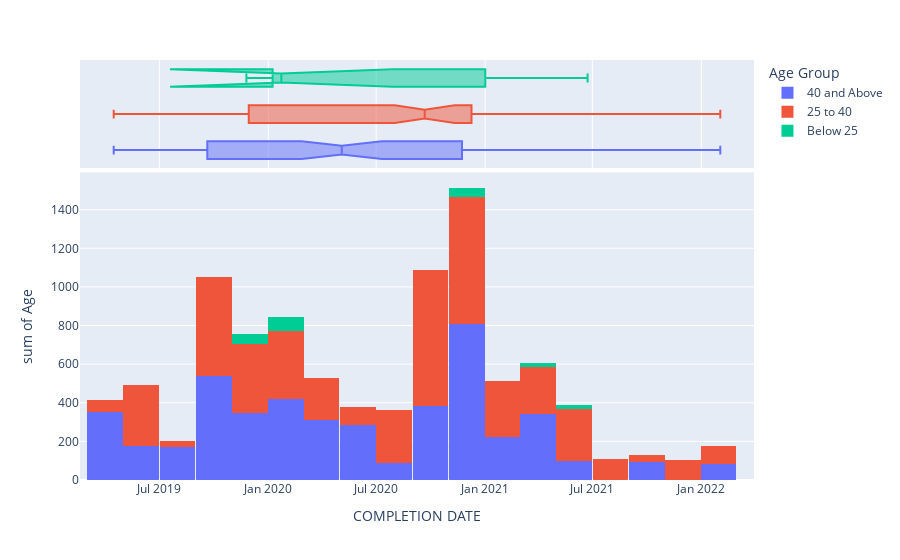

The notebook cell this image was saved under:
### Code cell
import plotly.express as px
fig = px.histogram(df, x="COMPLETION DATE", y="Age", color="Age Group",
                   marginal="box", # or violin, rug
                   hover_data=df.columns)
fig.show()

### Figure 1 — Plotly figure (JSON) as saved in the notebook; plotly's stock layout.template omitted (floating-point values rounded to 4 significant figures; data arrays with more than 128 entries replaced by an {"elided": "..."} marker saying what was removed)
{"data": [{"alignmentgroup": "True", "bingroup": "x", "histfunc": "sum", "hovertemplate": "Age Group=40 and Above<br>COMPLETION DATE=%{x}<br>sum of Age=%{y}<extra></extra>", "legendgroup": "40 and Above", "marker": {"color": "#636efa", "pattern": {"shape": ""}}, "name": "40 and Above", "offsetgroup": "40 and Above", "orientation": "v", "showlegend": true, "type": "histogram", "x": ["2021-04-06", "2021-04-06", "2021-06-09", "2021-10-05", "2021-10-05", "2022-02-02", "2022-02-02", "2020-04-07", "2020-04-07", "2020-04-07", "2020-06-06", "2020-06-06", "2020-06-06", "2020-06-06", "2020-10-08", "2020-10-08", "2020-10-08", "2020-12-09", "2020-12-09", "2020-12-09", "2021-02-04", "2021-02-04", "2021-02-04", "2021-03-05", "2021-06-23", "2020-01-23", "2020-01-23", "2020-05-04", "2020-05-04", "2019-11-25", "2020-09-21", "2020-09-21", "2020-09-21", "2020-11-20", "2020-11-20", "2020-11-20", "2020-11-20", "2020-11-20", "2020-11-20", "2020-11-23", "2020-11-23", "2020-11-23", "2020-11-23", "2020-11-23", "2020-11-23", "2020-11-23", "2019-04-15", "2019-04-15", "2019-04-15", "2019-04-15", "2019-04-15", "2019-04-15", "2019-04-15", "2019-05-07", "2019-05-07", "2019-05-07", "2019-05-07", "2019-09-20", "2019-09-20", "2019-09-20", "2019-09-20", "2019-09-20", "2019-09-20", "2019-09-20", "2019-09-20", "2019-09-20", "2019-09-20", "2019-11-22", "2019-11-22", "2019-11-22", "2019-11-22", "2019-11-22", "2019-11-22", "2020-01-17", "2021-04-29", "2021-04-29", "2021-02-20", "2020-09-19", "2020-03-19", "2020-03-19", "2020-03-19", "2020-01-04", "2020-01-04", "2020-01-04", "2020-01-04", "2019-09-07", "2019-07-03", "2019-07-03", "2021-04-29", "2021-04-29", "2021-02-20", "2020-09-19", "2020-07-09", "2020-07-09", "2020-03-19", "2020-01-04", "2020-01-04", "2019-07-03", "2019-07-03"], "xaxis": "x", "y": [46, 58, 43, 48, 46, 44, 41, 42, 44, 48, 55, 44, 44, 48, 51, 54, 50, 55, 46, 51, 46, 48, 44, 50, 54, 43, 56, 44, 48, 45, 47, 50, 43, 54, 55, 54, 47, 53, 63, 46, 51, 50, 45, 44, 50, 46, 54, 41, 61, 56, 53, 41, 44, 43, 42, 51, 41, 59, 52, 47, 42, 50, 56, 50, 46, 45, 42, 57, 59, 59, 41, 45, 42, 42, 53, 42, 42, 41, 41, 41, 50, 48, 41, 46, 54, 51, 46, 42, 50, 42, 45, 47, 42, 44, 44, 51, 41, 42, 41], "yaxis": "y"}, {"alignmentgroup": "True", "customdata": {"elided": "99x23 mixed values"}, "hovertemplate": "Age Group=%{customdata[22]}<br>COMPLETION DATE=%{x}<br>STUDENT ID=%{customdata[0]}<br>SALUTATION=%{customdata[1]}<br>GENDER=%{customdata[2]}<br>NATIONALITY=%{customdata[3]}<br>DOB=%{customdata[4]}<br>HIGHEST QUALIFICATION=%{customdata[5]}<br>NAME OF QUALIFICATION AND INSTITUTION=%{customdata[6]}<br>DATE ATTAINED HIGHEST QUALIFICATION=%{customdata[7]}<br>DESIGNATION=%{customdata[8]}<br>INTAKE NO=%{customdata[9]}<br>COMMENCEMENT DATE=%{customdata[10]}<br>FULL-TIME OR PART-TIME=%{customdata[11]}<br>COURSE FUNDING=%{customdata[12]}<br>REGISTRATION FEE=%{customdata[13]}<br>PAYMENT MODE=%{customdata[14]}<br>COURSE FEE=%{customdata[15]}<br>GPA=%{customdata[16]}<br>CITIZENSHIP_STATUS=%{customdata[17]}<br>date_diff=%{customdata[18]}<br>COURSE=%{customdata[19]}<br>GPA Category=%{customdata[20]}<br>Job Category=%{customdata[21]}<extra></extra>", "legendgroup": "40 and Above", "marker": {"color": "#636efa"}, "name": "40 and Above", "notched": true, "offsetgroup": "40 and Above", "showlegend": false, "type": "box", "x": ["2021-04-06", "2021-04-06", "2021-06-09", "2021-10-05", "2021-10-05", "2022-02-02", "2022-02-02", "2020-04-07", "2020-04-07", "2020-04-07", "2020-06-06", "2020-06-06", "2020-06-06", "2020-06-06", "2020-10-08", "2020-10-08", "2020-10-08", "2020-12-09", "2020-12-09", "2020-12-09", "2021-02-04", "2021-02-04", "2021-02-04", "2021-03-05", "2021-06-23", "2020-01-23", "2020-01-23", "2020-05-04", "2020-05-04", "2019-11-25", "2020-09-21", "2020-09-21", "2020-09-21", "2020-11-20", "2020-11-20", "2020-11-20", "2020-11-20", "2020-11-20", "2020-11-20", "2020-11-23", "2020-11-23", "2020-11-23", "2020-11-23", "2020-11-23", "2020-11-23", "2020-11-23", "2019-04-15", "2019-04-15", "2019-04-15", "2019-04-15", "2019-04-15", "2019-04-15", "2019-04-15", "2019-05-07", "2019-05-07", "2019-05-07", "2019-05-07", "2019-09-20", "2019-09-20", "2019-09-20", "2019-09-20", "2019-09-20", "2019-09-20", "2019-09-20", "2019-09-20", "2019-09-20", "2019-09-20", "2019-11-22", "2019-11-22", "2019-11-22", "2019-11-22", "2019-11-22", "2019-11-22", "2020-01-17", "2021-04-29", "2021-04-29", "2021-02-20", "2020-09-19", "2020-03-19", "2020-03-19", "2020-03-19", "2020-01-04", "2020-01-04", "2020-01-04", "2020-01-04", "2019-09-07", "2019-07-03", "2019-07-03", "2021-04-29", "2021-04-29", "2021-02-20", "2020-09-19", "2020-07-09", "2020-07-09", "2020-03-19", "2020-01-04", "2020-01-04", "2019-07-03", "2019-07-03"], "xaxis": "x2", "yaxis": "y2"}, {"alignmentgroup": "True", "bingroup": "x", "histfunc": "sum", "hovertemplate": "Age Group=25 to 40<br>COMPLETION DATE=%{x}<br>sum of Age=%{y}<extra></extra>", "legendgroup": "25 to 40", "marker": {"color": "#EF553B", "pattern": {"shape": ""}}, "name": "25 to 40", "offsetgroup": "25 to 40", "orientation": "v", "showlegend": true, "type": "histogram", "x": {"elided": "136 str values"}, "xaxis": "x", "y": {"elided": "136 int values"}, "yaxis": "y"}, {"alignmentgroup": "True", "customdata": {"elided": "136x23 mixed values"}, "hovertemplate": "Age Group=%{customdata[22]}<br>COMPLETION DATE=%{x}<br>STUDENT ID=%{customdata[0]}<br>SALUTATION=%{customdata[1]}<br>GENDER=%{customdata[2]}<br>NATIONALITY=%{customdata[3]}<br>DOB=%{customdata[4]}<br>HIGHEST QUALIFICATION=%{customdata[5]}<br>NAME OF QUALIFICATION AND INSTITUTION=%{customdata[6]}<br>DATE ATTAINED HIGHEST QUALIFICATION=%{customdata[7]}<br>DESIGNATION=%{customdata[8]}<br>INTAKE NO=%{customdata[9]}<br>COMMENCEMENT DATE=%{customdata[10]}<br>FULL-TIME OR PART-TIME=%{customdata[11]}<br>COURSE FUNDING=%{customdata[12]}<br>REGISTRATION FEE=%{customdata[13]}<br>PAYMENT MODE=%{customdata[14]}<br>COURSE FEE=%{customdata[15]}<br>GPA=%{customdata[16]}<br>CITIZENSHIP_STATUS=%{customdata[17]}<br>date_diff=%{customdata[18]}<br>COURSE=%{customdata[19]}<br>GPA Category=%{customdata[20]}<br>Job Category=%{customdata[21]}<extra></extra>", "legendgroup": "25 to 40", "marker": {"color": "#EF553B"}, "name": "25 to 40", "notched": true, "offsetgroup": "25 to 40", "showlegend": false, "type": "box", "x": {"elided": "136 str values"}, "xaxis": "x2", "yaxis": "y2"}, {"alignmentgroup": "True", "bingroup": "x", "histfunc": "sum", "hovertemplate": "Age Group=Below 25<br>COMPLETION DATE=%{x}<br>sum of Age=%{y}<extra></extra>", "legendgroup": "Below 25", "marker": {"color": "#00cc96", "pattern": {"shape": ""}}, "name": "Below 25", "offsetgroup": "Below 25", "orientation": "v", "showlegend": true, "type": "histogram", "x": ["2021-06-23", "2020-01-23", "2020-01-23", "2020-01-23", "2019-11-25", "2019-11-25", "2020-11-23", "2020-11-23", "2021-04-29"], "xaxis": "x", "y": [22, 24, 25, 22, 25, 25, 24, 25, 25], "yaxis": "y"}, {"alignmentgroup": "True", "customdata": {"elided": "9x23 mixed values"}, "hovertemplate": "Age Group=%{customdata[22]}<br>COMPLETION DATE=%{x}<br>STUDENT ID=%{customdata[0]}<br>SALUTATION=%{customdata[1]}<br>GENDER=%{customdata[2]}<br>NATIONALITY=%{customdata[3]}<br>DOB=%{customdata[4]}<br>HIGHEST QUALIFICATION=%{customdata[5]}<br>NAME OF QUALIFICATION AND INSTITUTION=%{customdata[6]}<br>DATE ATTAINED HIGHEST QUALIFICATION=%{customdata[7]}<br>DESIGNATION=%{customdata[8]}<br>INTAKE NO=%{customdata[9]}<br>COMMENCEMENT DATE=%{customdata[10]}<br>FULL-TIME OR PART-TIME=%{customdata[11]}<br>COURSE FUNDING=%{customdata[12]}<br>REGISTRATION FEE=%{customdata[13]}<br>PAYMENT MODE=%{customdata[14]}<br>COURSE FEE=%{customdata[15]}<br>GPA=%{customdata[16]}<br>CITIZENSHIP_STATUS=%{customdata[17]}<br>date_diff=%{customdata[18]}<br>COURSE=%{customdata[19]}<br>GPA Category=%{customdata[20]}<br>Job Category=%{customdata[21]}<extra></extra>", "legendgroup": "Below 25", "marker": {"color": "#00cc96"}, "name": "Below 25", "notched": true, "offsetgroup": "Below 25", "showlegend": false, "type": "box", "x": ["2021-06-23", "2020-01-23", "2020-01-23", "2020-01-23", "2019-11-25", "2019-11-25", "2020-11-23", "2020-11-23", "2021-04-29"], "xaxis": "x2", "yaxis": "y2"}], "layout": {"barmode": "relative", "legend": {"title": {"text": "Age Group"}, "tracegroupgap": 0}, "margin": {"t": 60}, "xaxis": {"anchor": "y", "domain": [0, 1], "title": {"text": "COMPLETION DATE"}}, "xaxis2": {"anchor": "y2", "domain": [0, 1], "matches": "x", "showgrid": true, "showticklabels": false}, "yaxis": {"anchor": "x", "domain": [0, 0.7326], "title": {"text": "sum of Age"}}, "yaxis2": {"anchor": "x2", "domain": [0.7426, 1], "matches": "y2", "showgrid": false, "showline": false, "showticklabels": false, "ticks": ""}}}
